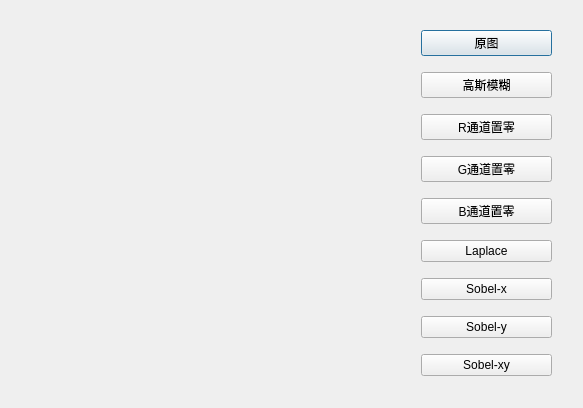
<?xml version="1.0" encoding="UTF-8"?>
<ui version="4.0">
 <class>Image_Dialog</class>
 <widget class="QDialog" name="Image_Dialog">
  <property name="geometry">
   <rect>
    <x>0</x>
    <y>0</y>
    <width>583</width>
    <height>408</height>
   </rect>
  </property>
  <property name="windowTitle">
   <string>Dialog</string>
  </property>
  <widget class="QWidget" name="">
   <property name="geometry">
    <rect>
     <x>21</x>
     <y>20</y>
     <width>531</width>
     <height>371</height>
    </rect>
   </property>
   <layout class="QHBoxLayout" name="horizontalLayout" stretch="3,1">
    <item>
     <widget class="QLabel" name="ImageLabel">
      <property name="text">
       <string/>
      </property>
     </widget>
    </item>
    <item>
     <layout class="QVBoxLayout" name="verticalLayout">
      <item>
       <widget class="QPushButton" name="push_ori">
        <property name="text">
         <string>原图</string>
        </property>
       </widget>
      </item>
      <item>
       <widget class="QPushButton" name="push_Gaussian">
        <property name="text">
         <string>高斯模糊</string>
        </property>
       </widget>
      </item>
      <item>
       <widget class="QPushButton" name="push_R">
        <property name="text">
         <string>R通道置零</string>
        </property>
       </widget>
      </item>
      <item>
       <widget class="QPushButton" name="push_G">
        <property name="text">
         <string>G通道置零</string>
        </property>
       </widget>
      </item>
      <item>
       <widget class="QPushButton" name="push_B">
        <property name="text">
         <string>B通道置零</string>
        </property>
       </widget>
      </item>
      <item>
       <widget class="QPushButton" name="push_Laplace">
        <property name="text">
         <string>Laplace</string>
        </property>
       </widget>
      </item>
      <item>
       <widget class="QPushButton" name="push_Sobel_x">
        <property name="text">
         <string>Sobel-x</string>
        </property>
       </widget>
      </item>
      <item>
       <widget class="QPushButton" name="push_Sobel_y">
        <property name="text">
         <string>Sobel-y</string>
        </property>
       </widget>
      </item>
      <item>
       <widget class="QPushButton" name="push_Sobel_xy">
        <property name="text">
         <string>Sobel-xy</string>
        </property>
       </widget>
      </item>
     </layout>
    </item>
   </layout>
  </widget>
 </widget>
 <resources/>
 <connections>
  <connection>
   <sender>push_ori</sender>
   <signal>clicked()</signal>
   <receiver>Image_Dialog</receiver>
   <slot>img_ori()</slot>
   <hints>
    <hint type="sourcelabel">
     <x>518</x>
     <y>38</y>
    </hint>
    <hint type="destinationlabel">
     <x>567</x>
     <y>19</y>
    </hint>
   </hints>
  </connection>
  <connection>
   <sender>push_Gaussian</sender>
   <signal>clicked()</signal>
   <receiver>Image_Dialog</receiver>
   <slot>img_gaussian()</slot>
   <hints>
    <hint type="sourcelabel">
     <x>472</x>
     <y>76</y>
    </hint>
    <hint type="destinationlabel">
     <x>572</x>
     <y>66</y>
    </hint>
   </hints>
  </connection>
  <connection>
   <sender>push_R</sender>
   <signal>clicked()</signal>
   <receiver>Image_Dialog</receiver>
   <slot>img_remove_R()</slot>
   <hints>
    <hint type="sourcelabel">
     <x>521</x>
     <y>128</y>
    </hint>
    <hint type="destinationlabel">
     <x>577</x>
     <y>114</y>
    </hint>
   </hints>
  </connection>
  <connection>
   <sender>push_G</sender>
   <signal>clicked()</signal>
   <receiver>Image_Dialog</receiver>
   <slot>img_remove_G()</slot>
   <hints>
    <hint type="sourcelabel">
     <x>518</x>
     <y>173</y>
    </hint>
    <hint type="destinationlabel">
     <x>573</x>
     <y>172</y>
    </hint>
   </hints>
  </connection>
  <connection>
   <sender>push_B</sender>
   <signal>clicked()</signal>
   <receiver>Image_Dialog</receiver>
   <slot>img_remove_B()</slot>
   <hints>
    <hint type="sourcelabel">
     <x>500</x>
     <y>196</y>
    </hint>
    <hint type="destinationlabel">
     <x>569</x>
     <y>219</y>
    </hint>
   </hints>
  </connection>
  <connection>
   <sender>push_Laplace</sender>
   <signal>clicked()</signal>
   <receiver>Image_Dialog</receiver>
   <slot>img_laplace()</slot>
   <hints>
    <hint type="sourcelabel">
     <x>493</x>
     <y>242</y>
    </hint>
    <hint type="destinationlabel">
     <x>574</x>
     <y>254</y>
    </hint>
   </hints>
  </connection>
  <connection>
   <sender>push_Sobel_x</sender>
   <signal>clicked()</signal>
   <receiver>Image_Dialog</receiver>
   <slot>img_sobel_x()</slot>
   <hints>
    <hint type="sourcelabel">
     <x>496</x>
     <y>286</y>
    </hint>
    <hint type="destinationlabel">
     <x>568</x>
     <y>297</y>
    </hint>
   </hints>
  </connection>
  <connection>
   <sender>push_Sobel_y</sender>
   <signal>clicked()</signal>
   <receiver>Image_Dialog</receiver>
   <slot>img_sobel_y()</slot>
   <hints>
    <hint type="sourcelabel">
     <x>511</x>
     <y>322</y>
    </hint>
    <hint type="destinationlabel">
     <x>572</x>
     <y>337</y>
    </hint>
   </hints>
  </connection>
  <connection>
   <sender>push_Sobel_xy</sender>
   <signal>clicked()</signal>
   <receiver>Image_Dialog</receiver>
   <slot>img_sobel_xy()</slot>
   <hints>
    <hint type="sourcelabel">
     <x>516</x>
     <y>368</y>
    </hint>
    <hint type="destinationlabel">
     <x>570</x>
     <y>374</y>
    </hint>
   </hints>
  </connection>
 </connections>
 <slots>
  <slot>img_ori()</slot>
  <slot>img_gaussian()</slot>
  <slot>img_laplace()</slot>
  <slot>img_remove_R()</slot>
  <slot>img_remove_G()</slot>
  <slot>img_remove_B()</slot>
  <slot>img_sobel_x()</slot>
  <slot>img_sobel_y()</slot>
  <slot>img_sobel_xy()</slot>
 </slots>
</ui>
